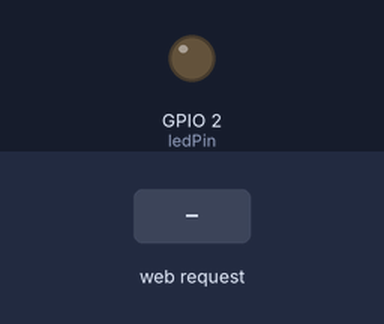
Simulated run of this sketch. Board: ESP32. Shown: output pins drawn as LEDs (lit = HIGH). The test bench sets the inputs (shaded band). WiFi joins after 1.5 s; servers stay silent unless stated; what the sketch prints to the serial monitor is not drawn.

Above: at 2.7 s.
2.8 s: HTTP request GET /on received
At 4.0 s:
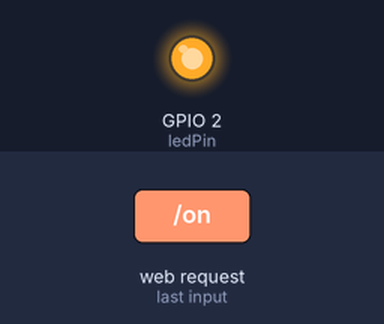
4.3 s: HTTP request GET /off received
At 5.3 s:
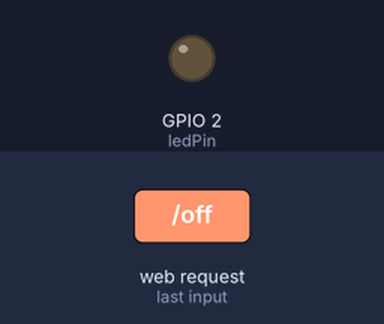
Timing chart, 0 to 7.3 s (numbered marks = the images above; inputs shaded):
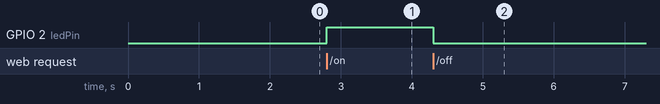

The sketch:

ESP32_LED_WebServer.ino
```cpp
/*
 * ESP32 Local HTTP Web Server - LED Control
 * Assignment: IoT Task 1
 * Author: Mithra Ravi
 *
 * Description:
 * Configures the ESP32 as a Wi-Fi station (STA mode) hosting a lightweight HTTP
 * web server on port 80. Serves a responsive HTML control page allowing clients
 * on the local subnet to turn the onboard blue LED (GPIO 2) ON and OFF via
 * HTTP GET requests (/on and /off).
 */

#include <WiFi.h>
#include <WebServer.h>

// --- Wi-Fi Credentials (Replace with your local network details) ---
const char* ssid     = "YOUR_WIFI_NAME";
const char* password = "YOUR_WIFI_PASSWORD";

// --- Hardware Pin Configuration ---
// ESP32 DevKit V4 routes the factory onboard blue LED to GPIO 2
const int ledPin = 2;

// Instantiate WebServer on standard HTTP port 80
WebServer server(80);

// Helper function to dynamically construct the HTML response page
String buildPage() {
  String state = digitalRead(ledPin) ? "ON" : "OFF";
  String page = "<!DOCTYPE html><html><head>";
  page += "<meta name='viewport' content='width=device-width, initial-scale=1'>";
  page += "<title>ESP32 LED Control</title></head>";
  page += "<body style='text-align:center;font-family:sans-serif'>";
  page += "<h1>ESP32 LED Control</h1>";
  page += "<p>LED is " + state + "</p>";
  page += "<p><a href='/on'><button>ON</button></a> ";
  page += "<a href='/off'><button>OFF</button></a></p>";
  page += "</body></html>";
  return page;
}

// Route Handler: Root ("/") - Serves base control interface
void handleRoot() {
  server.send(200, "text/html", buildPage());
}

// Route Handler: Turn LED ON ("/on")
void handleOn() {
  digitalWrite(ledPin, HIGH); // Drive GPIO 2 to 3.3V (Turn LED ON)
  server.send(200, "text/html", buildPage());
}

// Route Handler: Turn LED OFF ("/off")
void handleOff() {
  digitalWrite(ledPin, LOW);  // Drive GPIO 2 to 0V (Turn LED OFF)
  server.send(200, "text/html", buildPage());
}

void setup() {
  Serial.begin(115200);

  // Configure GPIO 2 as digital output and set initial state to LOW (OFF)
  pinMode(ledPin, OUTPUT);
  digitalWrite(ledPin, LOW);

  // Connect to the local 2.4 GHz Wi-Fi network
  WiFi.begin(ssid, password);
  Serial.print("Connecting to Wi-Fi");
  while (WiFi.status() != WL_CONNECTED) {
    delay(500);
    Serial.print(".");
  }
  Serial.println();
  Serial.print("Connected! Assigned IP address: ");
  Serial.println(WiFi.localIP());

  // Bind URL endpoints to their respective C++ callback functions
  server.on("/", handleRoot);
  server.on("/on", handleOn);
  server.on("/off", handleOff);

  // Start the HTTP server listener socket
  server.begin();
  Serial.println("HTTP Web Server started on port 80.");
}

void loop() {
  // Listen for incoming client connections and handle requests
  server.handleClient();
}
```

Measured:
- after the input at 2.8 s, GPIO 2 (ledPin): LOW → HIGH at once
- after the input at 4.3 s, GPIO 2 (ledPin): HIGH → LOW at once
